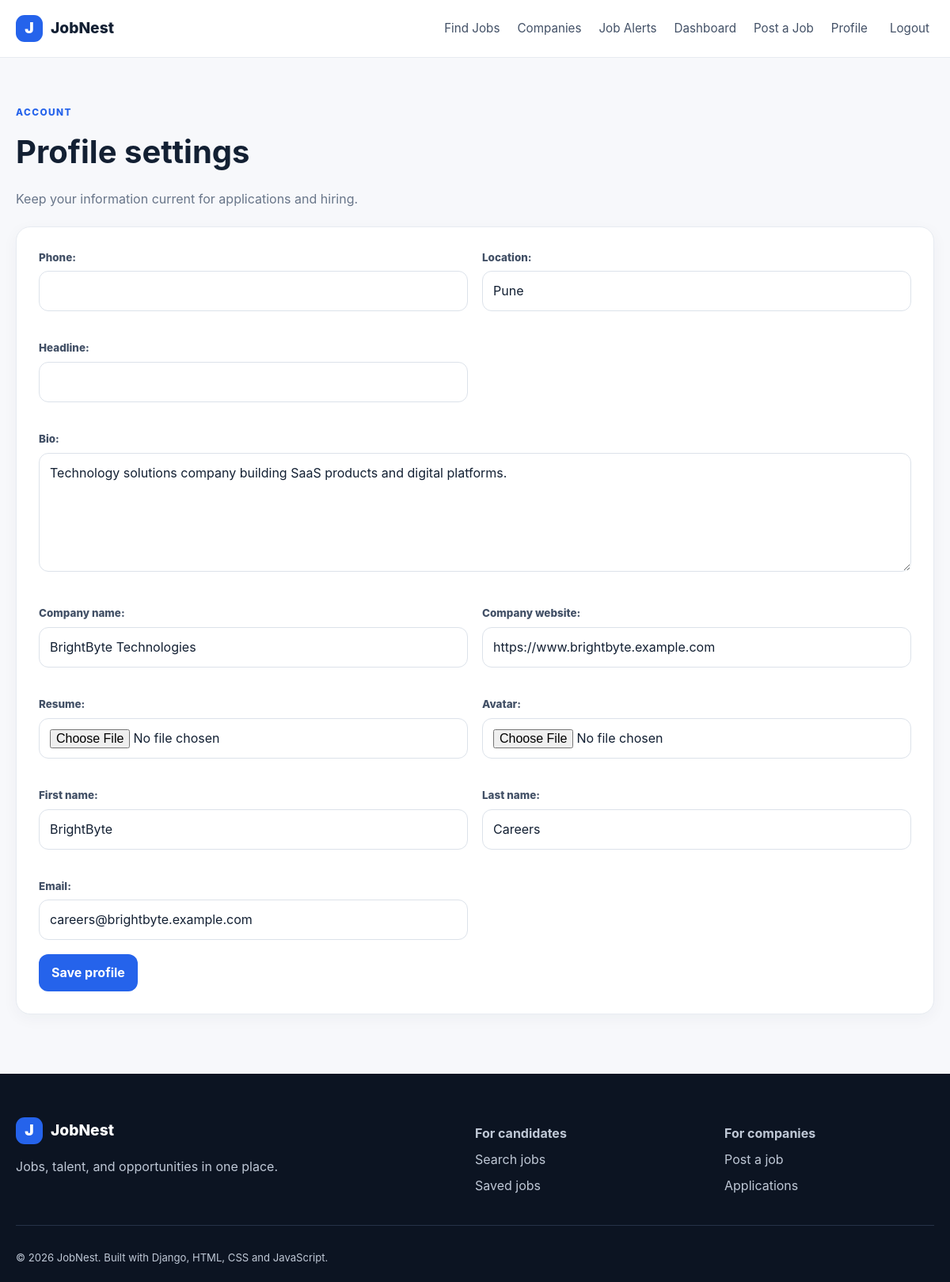
Screenshot of /profile/ (signed in) with the database file from the repository.
### portal/models.py (models this page shows, shortened)
class Profile(models.Model):
    ROLE_CHOICES = [('candidate', 'Candidate'), ('company', 'Company')]
    user = models.OneToOneField(User, on_delete=models.CASCADE, related_name='profile')
    role = models.CharField(max_length=20, choices=ROLE_CHOICES, default='candidate')
    phone = models.CharField(max_length=20, blank=True)
    location = models.CharField(max_length=120, blank=True)
    headline = models.CharField(max_length=160, blank=True)
    bio = models.TextField(blank=True)
    company_name = models.CharField(max_length=160, blank=True)
    company_website = models.URLField(blank=True)
    resume = models.FileField(upload_to='resumes/', blank=True, null=True)
    avatar = models.ImageField(upload_to='avatars/', blank=True, null=True)
    created_at = models.DateTimeField(auto_now_add=True)

### portal/views.py (the view)
# urls.py: path('profile/', views.profile, name='profile'),
@login_required
def profile(request):
    profile = get_profile(request.user)
    form = ProfileForm(request.POST or None, request.FILES or None, instance=profile, user=request.user)
    if request.method == 'POST' and form.is_valid():
        form.save()
        messages.success(request, 'Profile updated.')
        return redirect('portal:profile')
    return render(request, 'portal/profile.html', {'form': form, 'profile': profile})

### portal/forms.py (shortened to what this page needs)
class ProfileForm(forms.ModelForm):
    first_name = forms.CharField(max_length=60, required=True)
    last_name = forms.CharField(max_length=60, required=False)
    email = forms.EmailField()
    class Meta:
        model = Profile
        fields = [
            'phone', 'location', 'headline', 'bio', 'company_name',
            'company_website', 'resume', 'avatar'
        ]
        widgets = {
            'bio': forms.Textarea(attrs={'rows': 5}),
        }
    def __init__(self, *args, user=None, **kwargs):
        super().__init__(*args, **kwargs)
        self.user = user
        if user:
            self.fields['first_name'].initial = user.first_name
            self.fields['last_name'].initial = user.last_name
            self.fields['email'].initial = user.email

### portal/views.py (called while the page is built)
def get_profile(user):
    profile, _ = Profile.objects.get_or_create(user=user)
    return profile

### templates/portal/profile.html (shortened to what this page needs)
{% extends 'base.html' %}
{% block content %}
<section class="container form-page"><div class="form-header"><span class="eyebrow">Account</span><h1>Profile settings</h1><p>Keep your information current for applications and hiring.</p></div><form method="post" enctype="multipart/form-data" class="form-card">{% csrf_token %}{{ form.non_field_errors }}<div class="two-col">{% for field in form %}<div class="field {% if field.name in 'bio' %}span-2{% endif %}">{{ field.label_tag }}{{ field }}{% for error in field.errors %}<div class="error">{{ error }}</div>{% endfor %}</div>{% endfor %}</div><button class="button" type="submit">Save profile</button></form></section>
{% endblock %}

### static/css/style.css (style rules this page uses)
:root { --ink:#132033;--muted:#687589;--line:#e7ebf1;--surface:#fff;--bg:#f7f8fb;--primary:#2563eb;--primary-dark:#1749b3;--soft:#edf4ff;--success:#15803d;--danger:#b91c1c;--shadow:0 12px 35px rgba(24,40,72,.08);--radius:18px }
* { box-sizing:border-box }
html { scroll-behavior:smooth }
body { margin:0;font-family:Inter,ui-sans-serif,system-ui,-apple-system,"Segoe UI",sans-serif;color:var(--ink);background:var(--bg);line-height:1.55 }
button,input,select,textarea { font:inherit }
.container { width:min(1180px,calc(100% - 40px));margin:0 auto }
.nav-cta,.button { background:var(--primary);color:#fff;border:0;border-radius:12px;padding:11px 16px;font-weight:700;cursor:pointer;display:inline-flex;align-items:center;justify-content:center;gap:6px }
.eyebrow { text-transform:uppercase;letter-spacing:.12em;font-size:.74rem;color:var(--primary);font-weight:800 }
.hero-search input,.filter-card input,.filter-card select,.filter-bar select,.field input,.field select,.field textarea { width:100%;border:1px solid #dce2ea;border-radius:11px;padding:12px 13px;background:#fff;color:var(--ink);outline:none }
.job-card,.result-card,.panel,.form-card,.auth-card,.detail-panel,.apply-card,.application-card,.stat-card,.filter-card { background:var(--surface);border:1px solid var(--line);border-radius:var(--radius);box-shadow:0 5px 20px rgba(24,40,72,.045) }
.field label { display:block;font-weight:700;font-size:.8rem;margin:0 0 7px;color:#425066 }
.field input,.field select,.field textarea { border:1px solid #dce2ea;border-radius:12px;padding:12px 13px;background:#fff;width:100% }
.form-page { padding:55px 0 75px }
.form-header { margin-bottom:22px }
.form-header h1 { font-size:2.5rem;margin:8px 0 }
.form-header p { color:var(--muted) }
.form-card { padding:28px }
.two-col { display:grid;grid-template-columns:1fr 1fr;gap:18px }
.field { margin-bottom:18px }
.field label { display:block;font-size:.84rem;font-weight:800;margin-bottom:7px }
.field textarea { resize:vertical }
.span-2 { grid-column:span 2 }

### rows the page displays
Profile: form "Pune" "Technology solutions company building SaaS products and digital platforms." "BrightByte Technologies" "https://www.brightbyte.example.com"

### other values shown
{{ field.label_tag }} "Phone:" "Location:" "Headline:" "Bio:" "Company name:" "Company website:" "Resume:" "Avatar:" "First name:" "Last name:" "Email:"
